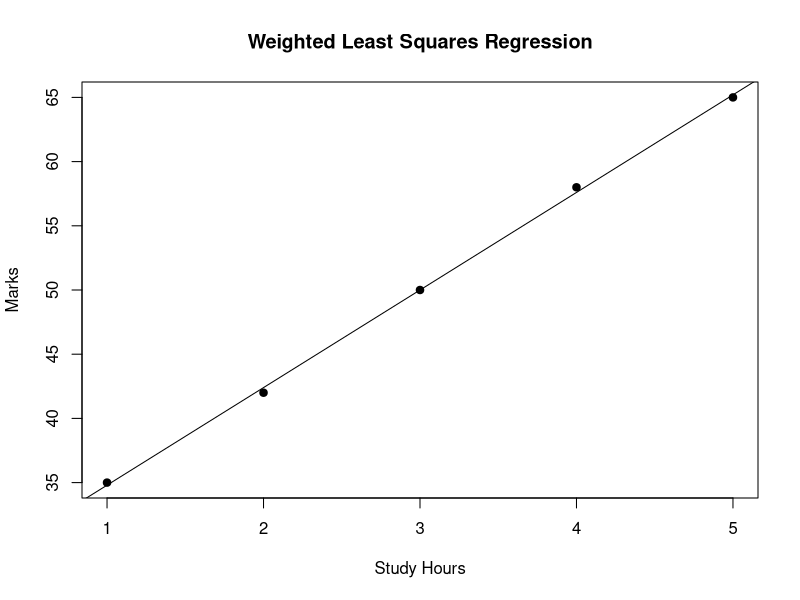

Reproduce this figure in R.
# Enter data
hours <- c(1, 2, 3, 4, 5)
marks <- c(35, 42, 50, 58, 65)
weight <- c(1, 2, 3, 4, 5)

# Create data frame
data <- data.frame(hours, marks, weight)

# Display data
print(data)

# Fit Weighted Least Squares model
wls_model <- lm(marks ~ hours,
                data = data,
                weights = weight)

# Display model summary and coefficients
summary(wls_model)
coef(wls_model)

# Calculate and display predicted values
predicted <- predict(wls_model)
print(predicted)

# Plot the data and regression line
plot(hours, marks,
     main = "Weighted Least Squares Regression",
     xlab = "Study Hours",
     ylab = "Marks",
     pch = 19)
abline(wls_model)
